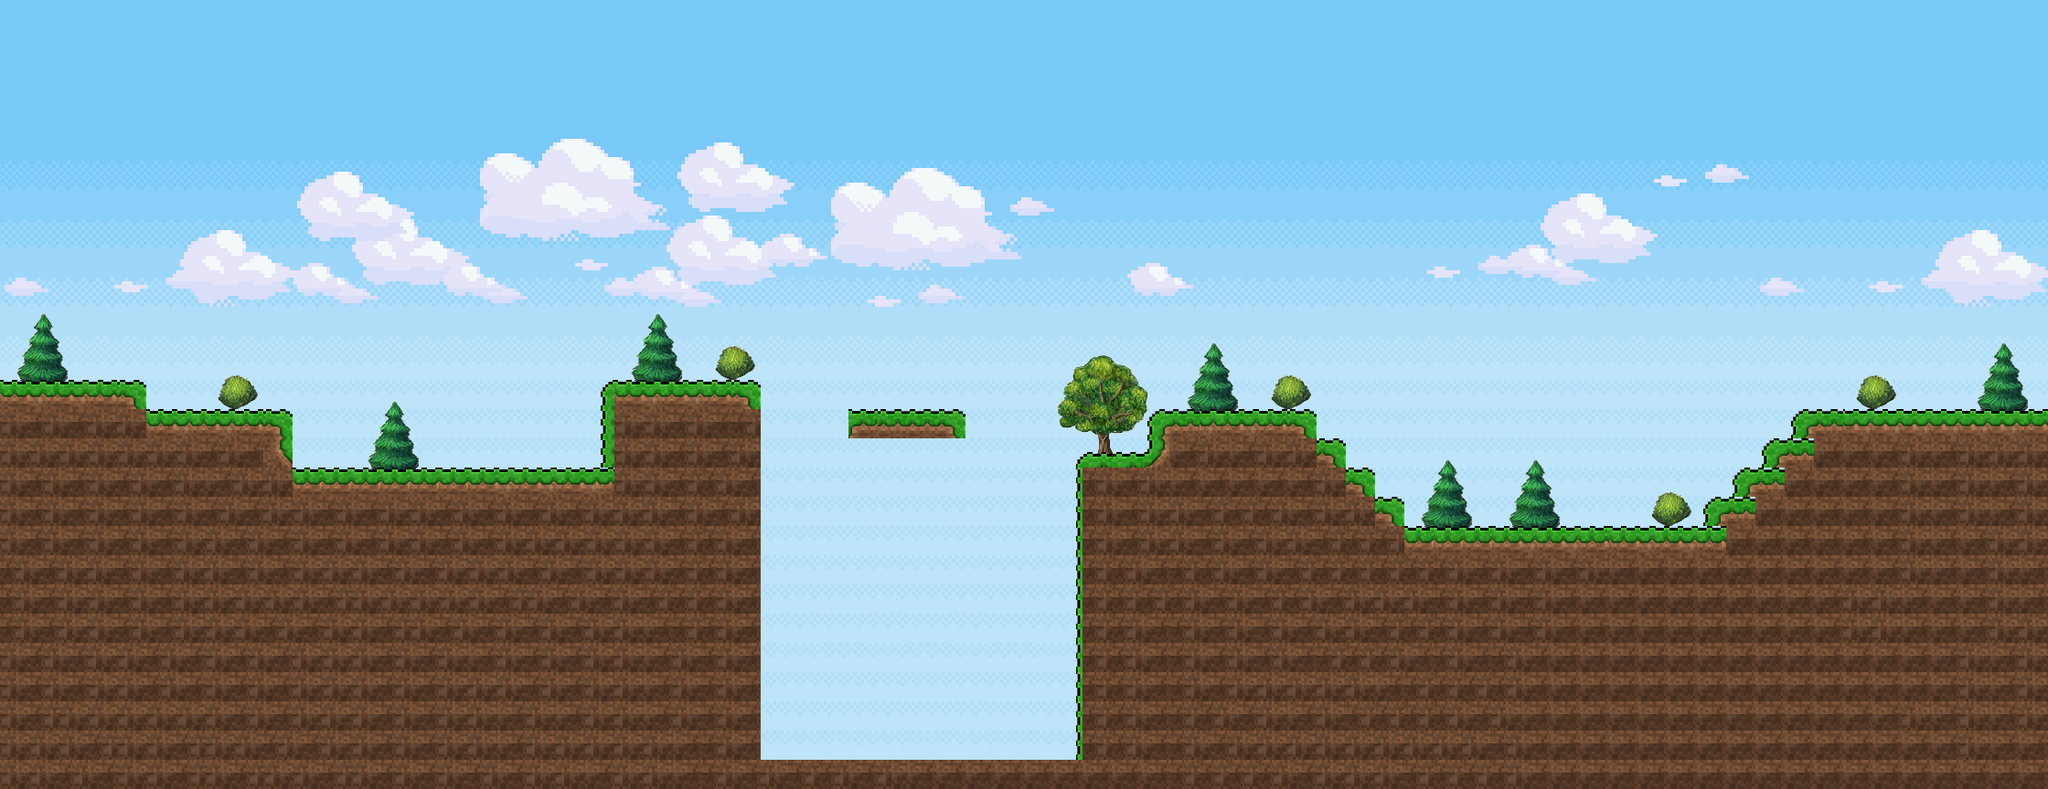

Below is a game level as drawn by its tile map, then a one-line description and the .tmx that defines it (tile-layer data replaced by summaries):
An orthogonal 70x27 tile map with 32x32 px tiles, 3 tile layers (Sky, Trees, Ground) and 25 objects (21x solid, 3x easyEnemy, player).

<map version="1.0" orientation="orthogonal" width="70" height="27" tilewidth="32" tileheight="32">
 <tileset firstgid="1" name="map" tilewidth="32" tileheight="32">
  <image source="images/map.png" width="3824" height="1084" />
 </tileset>
 <layer name="Sky" width="70" height="27">
  <data>[1890 cells, 1890 non-empty, 780 distinct tile ids]</data>
 </layer>
 <layer name="Trees" width="70" height="27">
  <data>[1890 cells, 148 non-empty, 32 distinct tile ids]</data>
 </layer>
 <layer name="Ground" width="70" height="27">
  <data>[1890 cells, 730 non-empty, 20 distinct tile ids]</data>
 </layer>
 <objectgroup name="Collision" width="70" height="27">
  <object name="solid" x="0" y="424" width="160" height="32" />
  <object name="solid" x="160" y="457" width="160" height="32" />
  <object name="solid" x="288" y="480" width="32" height="46" />
  <object name="solid" x="320" y="519" width="352" height="32" />
  <object name="solid" x="655" y="421" width="49" height="107" />
  <object name="solid" x="703" y="422" width="128" height="32" />
  <object name="solid" x="929" y="452" width="128" height="28" />
  <object name="solid" x="798" y="454" width="32" height="379" />
  <object name="solid" x="818" y="833" width="357" height="30" />
  <object name="solid" x="1176" y="503" width="81" height="357" />
  <object name="solid" x="1248" y="454" width="192" height="96" />
  <object name="solid" x="1439" y="485" width="32" height="64" />
  <object name="solid" x="1472" y="518" width="32" height="32" />
  <object name="solid" x="1505" y="549" width="32" height="64" />
  <object name="solid" x="1534" y="581" width="352" height="32" />
  <object name="solid" x="1862" y="551" width="96" height="32" />
  <object name="solid" x="1888" y="519" width="96" height="32" />
  <object name="solid" x="1921" y="487" width="96" height="32" />
  <object name="solid" x="1952" y="454" width="288" height="32" />
  <object name="solid" x="0" y="0" width="32" height="864" />
  <object name="solid" x="2208" y="0" width="32" height="864" />
  <object name="player" x="76" y="223" width="32" height="32" />
  <object name="easyEnemy" x="496" y="451" width="51" height="33" />
  <object name="easyEnemy" x="1688" y="531" width="51" height="33" />
  <object name="easyEnemy" x="366" y="453" width="51" height="33" />
 </objectgroup>
</map>